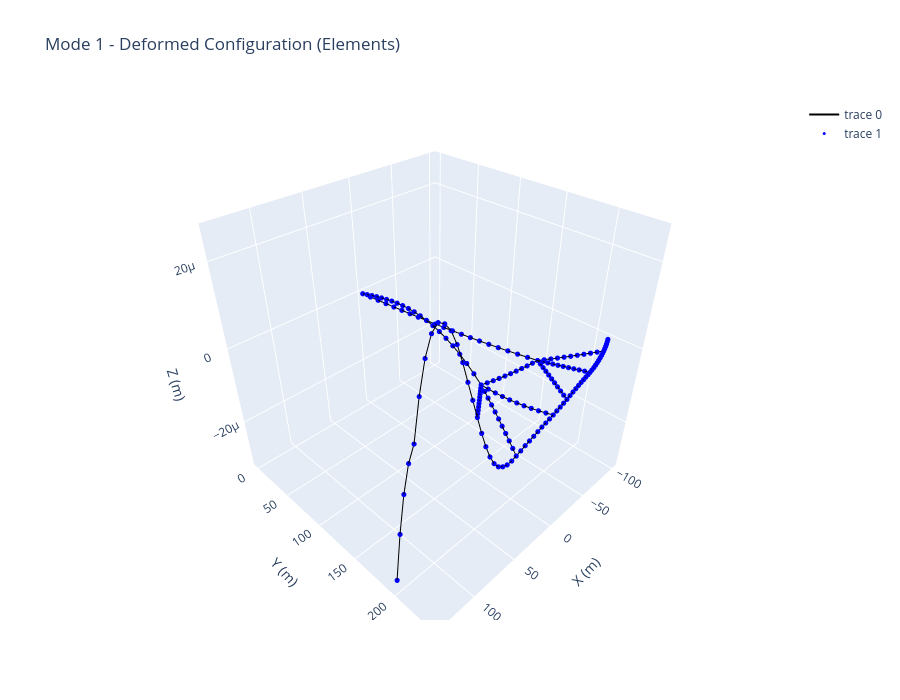
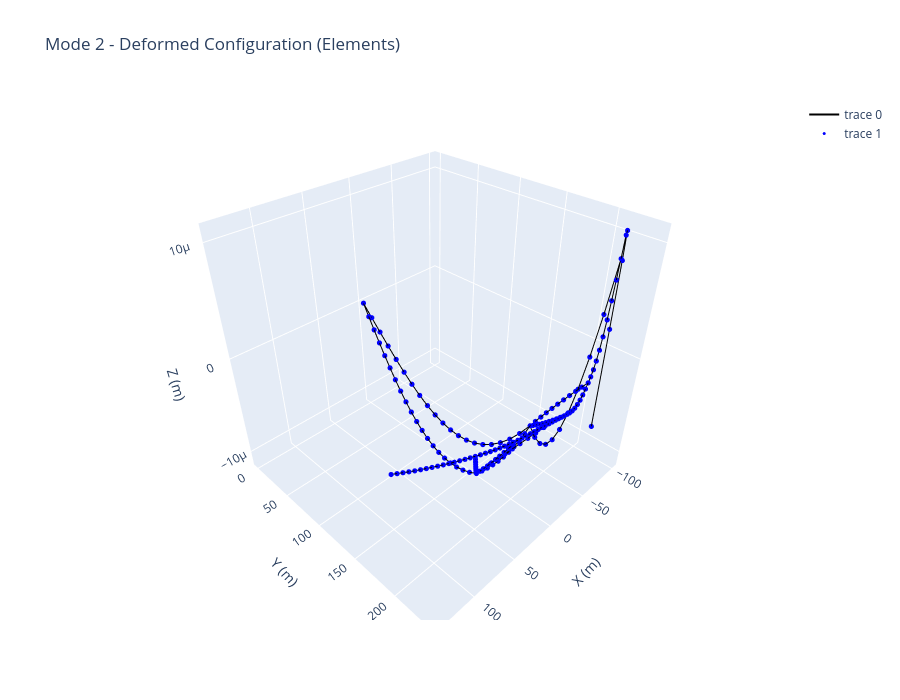
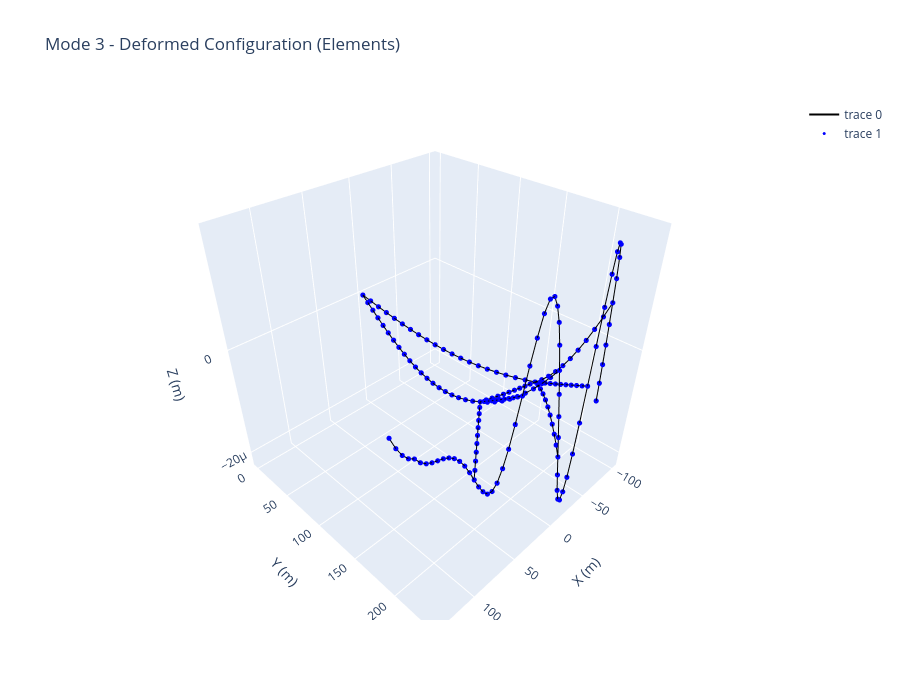

Source (notebook cell) for these figures, in order:
### Code cell
for i in range(modes_to_plot):
    line_x = []
    line_y = []
    line_z = []
    for nA, nB in element_nodes:
        p1 = modes[i][nA - 1]
        p2 = modes[i][nB - 1]
        line_x.extend([p1[0], p2[0], None])
        line_y.extend([p1[1], p2[1], None])
        line_z.extend([p1[2], p2[2], None])

    fig_lines = go.Figure(
        data=[
            go.Scatter3d(
                x=line_x,
                y=line_y,
                z=line_z,
                mode='lines',
                line=dict(color='black', width=2)
            ),
            go.Scatter3d(
                x=modes[i][:, 0],
                y=modes[i][:, 1],
                z=modes[i][:, 2],
                mode='markers',
                marker=dict(size=3, color='blue')
            )
        ]
    )

    # X = modes[i][:, 0]
    # Y = modes[i][:, 1]
    # Z = modes[i][:, 2]
    # e.set_equal_aspect(fig_lines, X, Y, Z)

    fig_lines.update_layout(
        title=f'Mode {i+1} - Deformed Configuration (Elements)',
        scene=dict(
            xaxis_title='X (m)',
            yaxis_title='Y (m)',
            zaxis_title='Z (m)'
        ),
        width=900,
        height=700
    )

    fig_lines.show()

### Figure 1 — Plotly figure (JSON) as saved in the notebook; plotly's stock layout.template omitted (floating-point values rounded to 4 significant figures; data arrays with more than 128 entries replaced by an {"elided": "..."} marker saying what was removed)
{"data": [{"line": {"color": "black", "width": 2}, "mode": "lines", "type": "scatter3d", "x": {"elided": "510 float values"}, "y": {"elided": "510 float values"}, "z": {"elided": "510 float values"}}, {"marker": {"color": "blue", "size": 3}, "mode": "markers", "type": "scatter3d", "x": {"elided": "165 float values"}, "y": {"elided": "165 float values"}, "z": {"elided": "165 float values"}}], "layout": {"height": 700, "scene": {"xaxis": {"title": {"text": "X (m)"}}, "yaxis": {"title": {"text": "Y (m)"}}, "zaxis": {"title": {"text": "Z (m)"}}}, "title": {"text": "Mode 1 - Deformed Configuration (Elements)"}, "width": 900}}

### Figure 2 — Plotly figure (JSON) as saved in the notebook; plotly's stock layout.template omitted (floating-point values rounded to 4 significant figures; data arrays with more than 128 entries replaced by an {"elided": "..."} marker saying what was removed)
{"data": [{"line": {"color": "black", "width": 2}, "mode": "lines", "type": "scatter3d", "x": {"elided": "510 float values"}, "y": {"elided": "510 float values"}, "z": {"elided": "510 float values"}}, {"marker": {"color": "blue", "size": 3}, "mode": "markers", "type": "scatter3d", "x": {"elided": "165 float values"}, "y": {"elided": "165 float values"}, "z": {"elided": "165 float values"}}], "layout": {"height": 700, "scene": {"xaxis": {"title": {"text": "X (m)"}}, "yaxis": {"title": {"text": "Y (m)"}}, "zaxis": {"title": {"text": "Z (m)"}}}, "title": {"text": "Mode 2 - Deformed Configuration (Elements)"}, "width": 900}}

### Figure 3 — Plotly figure (JSON) as saved in the notebook; plotly's stock layout.template omitted (floating-point values rounded to 4 significant figures; data arrays with more than 128 entries replaced by an {"elided": "..."} marker saying what was removed)
{"data": [{"line": {"color": "black", "width": 2}, "mode": "lines", "type": "scatter3d", "x": {"elided": "510 float values"}, "y": {"elided": "510 float values"}, "z": {"elided": "510 float values"}}, {"marker": {"color": "blue", "size": 3}, "mode": "markers", "type": "scatter3d", "x": {"elided": "165 float values"}, "y": {"elided": "165 float values"}, "z": {"elided": "165 float values"}}], "layout": {"height": 700, "scene": {"xaxis": {"title": {"text": "X (m)"}}, "yaxis": {"title": {"text": "Y (m)"}}, "zaxis": {"title": {"text": "Z (m)"}}}, "title": {"text": "Mode 3 - Deformed Configuration (Elements)"}, "width": 900}}
